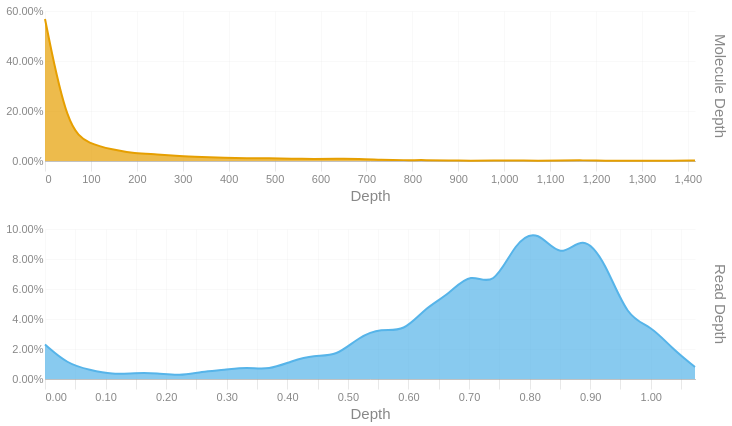

The notebook cell saved with this chart:
### Code cell
readdep = depth_hist(tb['Read Depth'], q99, 3)
readdep = readdep.with_columns(pl.lit('Read Depth').alias('Metric'))
if not SKIPLR:
    moldep = depth_hist(tb['Molecule Depth'], mol_q99, 1)
    moldep = moldep.with_columns(pl.lit('Molecule Depth').alias('Metric'))
    _hist = pl.concat([readdep, moldep])
    _hist = _hist.filter(pl.col('Proportion') != 0)
    with SafeRender(_hist):
        (
            alt.Chart(_hist)        
            .mark_area(interpolate = "basis")
            .encode(
                x=alt.X('Bin:Q').scale(domainMin=0).axis(alt.Axis(title='Depth')),
                y = alt.Y('Proportion:Q', title = None).axis(format = '.2%'),
                color = alt.Color('Metric:N').legend(None),
                row = alt.Row("Metric:N").header(title = None, labelOrient = 'right'),
                tooltip = [
                    alt.Tooltip("Metric:N", title = "Metric"),
                    alt.Tooltip('Interval:N', title = "Depth Interval"),
                    alt.Tooltip('Proportion:Q', title = "% Alignments").format('.2%')
                ]
            )
            .resolve_scale(x='independent', y='independent')
            .properties(
                height = 150, width = 650,
                usermeta={'embedOptions': {'downloadFileName': f'{samplename}.depth.hist'}}
            )
        ).display()
else:
    readdep = readdep.filter(pl.col('Proportion') != 0)
    with SafeRender(readdep):
        (
            alt.Chart(readdep)        
            .mark_area(interpolate = "basis")
            .encode(
                x=alt.X('Bin:Q').scale(domainMin=0).axis(alt.Axis(title='Depth')),
                y = alt.Y('Proportion:Q', title = None).axis(format = '.2%'),
                tooltip = [
                    alt.Tooltip('Interval:N', title = "Depth Interval"),
                    alt.Tooltip('Proportion:Q', title = "% Alignments").format('.2%')
                ]
            )
            .properties(
                usermeta={'embedOptions': {'downloadFileName': f'{samplename}.depth.hist'}}
            )
        ).display()

### Figure 1 — Vega-Lite specification as saved in the notebook (floating-point values rounded to 4 significant figures)
{"width": 650, "height": 150, "config": {"title": {"anchor": "start", "dy": -15, "fontSize": 18, "color": "#888888", "subtitleColor": "#888888", "subtitleFontSize": 14}, "arc": {"fill": "#0072B2"}, "axis": {"domainColor": "#888888", "domainWidth": 0.5, "gridWidth": 0.2, "grid": false, "titleFontWeight": 400, "titleFontSize": 15, "labelFontSize": 11, "labelColor": "#888888", "tickColor": "#888888", "tickWidth": 0.2, "titleColor": "#888888"}, "axisBand": {"grid": false}, "axisX": {"grid": true, "tickSize": 10, "domainCap": "round"}, "axisY": {"domain": false, "grid": true, "tickSize": 0, "domainCap": "round"}, "background": "transparent", "header": {"labelFontSize": 15, "labelColor": "#888888", "titleFontSize": 15, "titleFontWeight": 600, "titleColor": "#888888"}, "legend": {"labelFont": "sans-serif", "labelFontSize": 12, "labelColor": "#888888", "symbolSize": 100, "symbolType": "circle", "titleFontSize": 12, "titlePadding": 10, "titleColor": "#888888", "title": null}, "range": {"category": ["#E69F00", "#56B4E9", "#009E73", "#F0E442", "#0072B2", "#D55E00", "#CC79A7", "#000000"], "diverging": ["#cfe8f3", "#a2d4ec", "#73bfe2", "#46abdb", "#1696d2", "#12719e"]}, "area": {"fill": "#0072B2", "fillOpacity": 0.7, "line": true, "strokeOpacity": 0.7}, "line": {"color": "#0072B2", "stroke": "#0072B2", "strokeWidth": 2}, "trail": {"color": "#0072B2", "stroke": "#0072B2", "strokeWidth": 0, "size": 1}, "point": {"filled": true, "fillOpacity": 1.0, "size": 95}, "text": {"color": "#888888", "fontSize": 11, "align": "right", "fontWeight": 400, "size": 11}, "bar": {"fill": "#0072B2", "stroke": null}, "view": {"stroke": null, "continuousWidth": 660, "continuousHeight": 400}}, "data": {"name": "data-e5bb793883df0f811e7dbee572d3fdf2"}, "mark": {"type": "area", "interpolate": "basis"}, "encoding": {"color": {"field": "Metric", "legend": null, "type": "nominal"}, "row": {"field": "Metric", "header": {"title": null, "labelOrient": "right"}, "type": "nominal"}, "tooltip": [{"field": "Metric", "title": "Metric", "type": "nominal"}, {"field": "Interval", "title": "Depth Interval", "type": "nominal"}, {"field": "Proportion", "format": ".2%", "title": "% Alignments", "type": "quantitative"}], "x": {"axis": {"title": "Depth"}, "field": "Bin", "scale": {"domainMin": 0}, "type": "quantitative"}, "y": {"axis": {"format": ".2%"}, "field": "Proportion", "title": null, "type": "quantitative"}}, "resolve": {"scale": {"x": "independent", "y": "independent"}}, "usermeta": {"embedOptions": {"downloadFileName": "S6_Altamaha_3968.depth.hist"}}, "$schema": "https://vega.github.io/schema/vega-lite/v6.1.0.json", "datasets": {"data-e5bb793883df0f811e7dbee572d3fdf2": [{"Bin": 0.0, "Interval": "0.0-0.037", "Proportion": 0.023, "Metric": "Read Depth"}, {"Bin": 0.037, "Interval": "0.037-0.074", "Proportion": 0.01, "Metric": "Read Depth"}, {"Bin": 0.074, "Interval": "0.074-0.111", "Proportion": 0.006, "Metric": "Read Depth"}, {"Bin": 0.111, "Interval": "0.111-0.148", "Proportion": 0.003, "Metric": "Read Depth"}, {"Bin": 0.148, "Interval": "0.148-0.185", "Proportion": 0.004, "Metric": "Read Depth"}, {"Bin": 0.185, "Interval": "0.185-0.222", "Proportion": 0.004, "Metric": "Read Depth"}, {"Bin": 0.222, "Interval": "0.222-0.259", "Proportion": 0.002, "Metric": "Read Depth"}, {"Bin": 0.259, "Interval": "0.259-0.296", "Proportion": 0.005, "Metric": "Read Depth"}, {"Bin": 0.296, "Interval": "0.296-0.333", "Proportion": 0.006, "Metric": "Read Depth"}, {"Bin": 0.333, "Interval": "0.333-0.37", "Proportion": 0.008, "Metric": "Read Depth"}, {"Bin": 0.37, "Interval": "0.37-0.407", "Proportion": 0.006, "Metric": "Read Depth"}, {"Bin": 0.407, "Interval": "0.407-0.444", "Proportion": 0.012, "Metric": "Read Depth"}, {"Bin": 0.444, "Interval": "0.444-0.481", "Proportion": 0.016, "Metric": "Read Depth"}, {"Bin": 0.481, "Interval": "0.481-0.518", "Proportion": 0.015, "Metric": "Read Depth"}, {"Bin": 0.518, "Interval": "0.518-0.555", "Proportion": 0.028, "Metric": "Read Depth"}, {"Bin": 0.555, "Interval": "0.555-0.592", "Proportion": 0.034, "Metric": "Read Depth"}, {"Bin": 0.592, "Interval": "0.592-0.629", "Proportion": 0.031, "Metric": "Read Depth"}, {"Bin": 0.629, "Interval": "0.629-0.666", "Proportion": 0.048, "Metric": "Read Depth"}, {"Bin": 0.666, "Interval": "0.666-0.703", "Proportion": 0.056, "Metric": "Read Depth"}, {"Bin": 0.703, "Interval": "0.703-0.74", "Proportion": 0.072, "Metric": "Read Depth"}, {"Bin": 0.74, "Interval": "0.74-0.777", "Proportion": 0.06, "Metric": "Read Depth"}, {"Bin": 0.777, "Interval": "0.777-0.814", "Proportion": 0.092, "Metric": "Read Depth"}, {"Bin": 0.814, "Interval": "0.814-0.851", "Proportion": 0.1, "Metric": "Read Depth"}, {"Bin": 0.851, "Interval": "0.851-0.888", "Proportion": 0.079, "Metric": "Read Depth"}, {"Bin": 0.888, "Interval": "0.888-0.925", "Proportion": 0.097, "Metric": "Read Depth"}, {"Bin": 0.925, "Interval": "0.925-0.962", "Proportion": 0.078, "Metric": "Read Depth"}, {"Bin": 0.962, "Interval": "0.962-0.999", "Proportion": 0.04, "Metric": "Read Depth"}, {"Bin": 0.999, "Interval": "0.999-1.036", "Proportion": 0.036, "Metric": "Read Depth"}, {"Bin": 1.036, "Interval": "1.036-1.073", "Proportion": 0.02, "Metric": "Read Depth"}, {"Bin": 1.073, "Interval": "1.073-1.11", "Proportion": 0.008, "Metric": "Read Depth"}, {"Bin": 0.0, "Interval": "0.0-48.8", "Proportion": 0.568, "Metric": "Molecule Depth"}, {"Bin": 48.8, "Interval": "48.8-97.6", "Proportion": 0.125, "Metric": "Molecule Depth"}, {"Bin": 97.6, "Interval": "97.6-146.4", "Proportion": 0.068, "Metric": "Molecule Depth"}, {"Bin": 146.4, "Interval": "146.4-195.3", "Proportion": 0.046, "Metric": "Molecule Depth"}, {"Bin": 195.3, "Interval": "195.3-244.1", "Proportion": 0.03, "Metric": "Molecule Depth"}, {"Bin": 244.1, "Interval": "244.1-292.9", "Proportion": 0.027, "Metric": "Molecule Depth"}, {"Bin": 292.9, "Interval": "292.9-341.7", "Proportion": 0.019, "Metric": "Molecule Depth"}, {"Bin": 341.7, "Interval": "341.7-390.5", "Proportion": 0.016, "Metric": "Molecule Depth"}, {"Bin": 390.5, "Interval": "390.5-439.3", "Proportion": 0.013, "Metric": "Molecule Depth"}, {"Bin": 439.3, "Interval": "439.3-488.1", "Proportion": 0.011, "Metric": "Molecule Depth"}, {"Bin": 488.1, "Interval": "488.1-536.9", "Proportion": 0.011, "Metric": "Molecule Depth"}, {"Bin": 536.9, "Interval": "536.9-585.8", "Proportion": 0.009, "Metric": "Molecule Depth"}, {"Bin": 585.8, "Interval": "585.8-634.6", "Proportion": 0.008, "Metric": "Molecule Depth"}, {"Bin": 634.6, "Interval": "634.6-683.4", "Proportion": 0.009, "Metric": "Molecule Depth"}, {"Bin": 683.4, "Interval": "683.4-732.2", "Proportion": 0.009, "Metric": "Molecule Depth"}, {"Bin": 732.2, "Interval": "732.2-781.0", "Proportion": 0.005, "Metric": "Molecule Depth"}, {"Bin": 781.0, "Interval": "781.0-829.8", "Proportion": 0.003, "Metric": "Molecule Depth"}, {"Bin": 829.8, "Interval": "829.8-878.6", "Proportion": 0.004, "Metric": "Molecule Depth"}, {"Bin": 878.6, "Interval": "878.6-927.5", "Proportion": 0.002, "Metric": "Molecule Depth"}, {"Bin": 927.5, "Interval": "927.5-976.3", "Proportion": 0.001, "Metric": "Molecule Depth"}, {"Bin": 976.3, "Interval": "976.3-1025.1", "Proportion": 0.002, "Metric": "Molecule Depth"}, {"Bin": 1025.0, "Interval": "1025.1-1073.9", "Proportion": 0.002, "Metric": "Molecule Depth"}, {"Bin": 1074.0, "Interval": "1073.9-1122.7", "Proportion": 0.001, "Metric": "Molecule Depth"}, {"Bin": 1123.0, "Interval": "1122.7-1171.5", "Proportion": 0.002, "Metric": "Molecule Depth"}, {"Bin": 1172.0, "Interval": "1171.5-1220.3", "Proportion": 0.003, "Metric": "Molecule Depth"}, {"Bin": 1220.0, "Interval": "1220.3-1269.1", "Proportion": 0.001, "Metric": "Molecule Depth"}, {"Bin": 1269.0, "Interval": "1269.1-1318.0", "Proportion": 0.001, "Metric": "Molecule Depth"}, {"Bin": 1318.0, "Interval": "1318.0-1366.8", "Proportion": 0.001, "Metric": "Molecule Depth"}, {"Bin": 1367.0, "Interval": "1366.8-1415.6", "Proportion": 0.001, "Metric": "Molecule Depth"}, {"Bin": 1416.0, "Interval": "1415.6-1464.4", "Proportion": 0.002, "Metric": "Molecule Depth"}]}}
